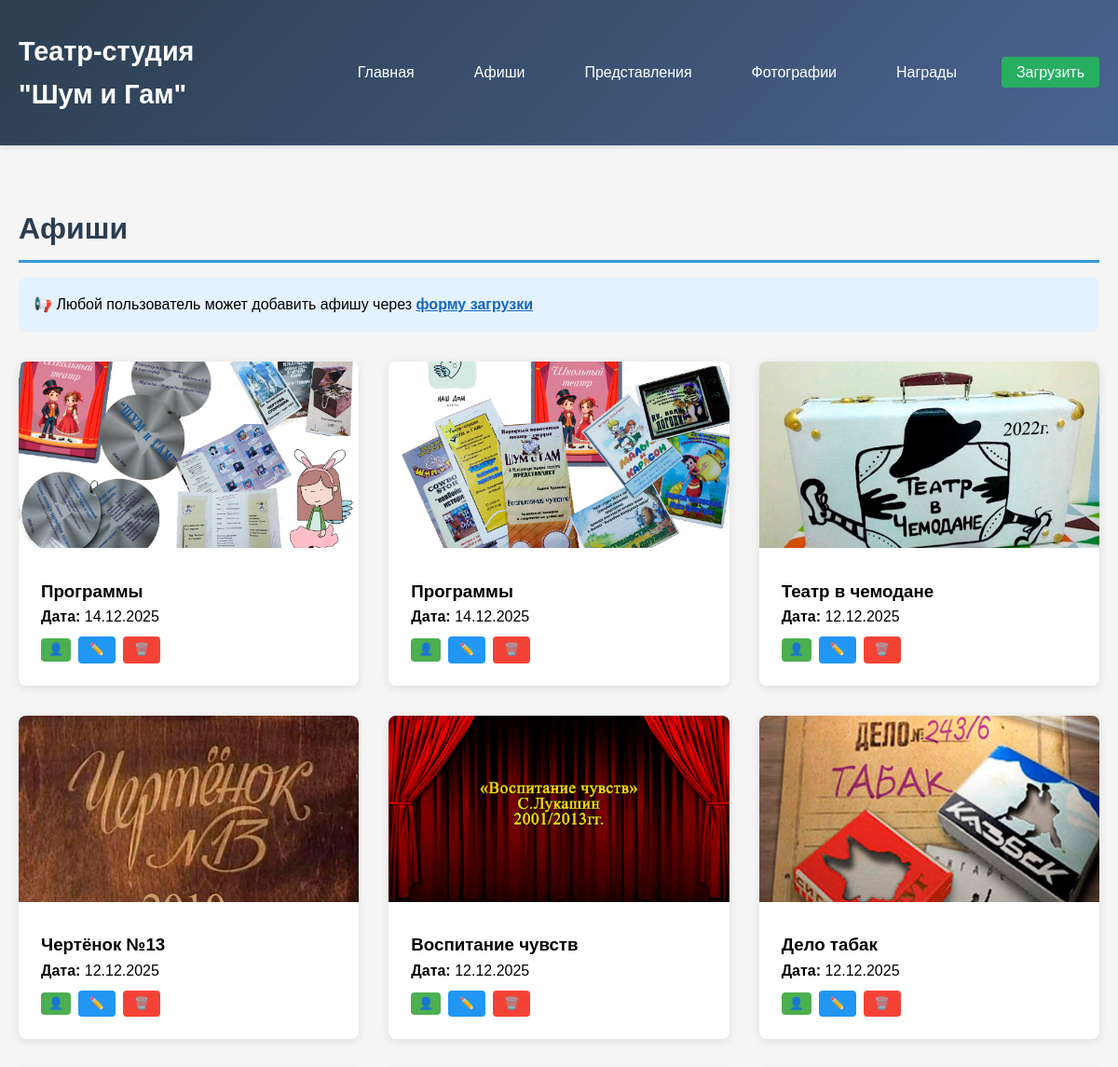
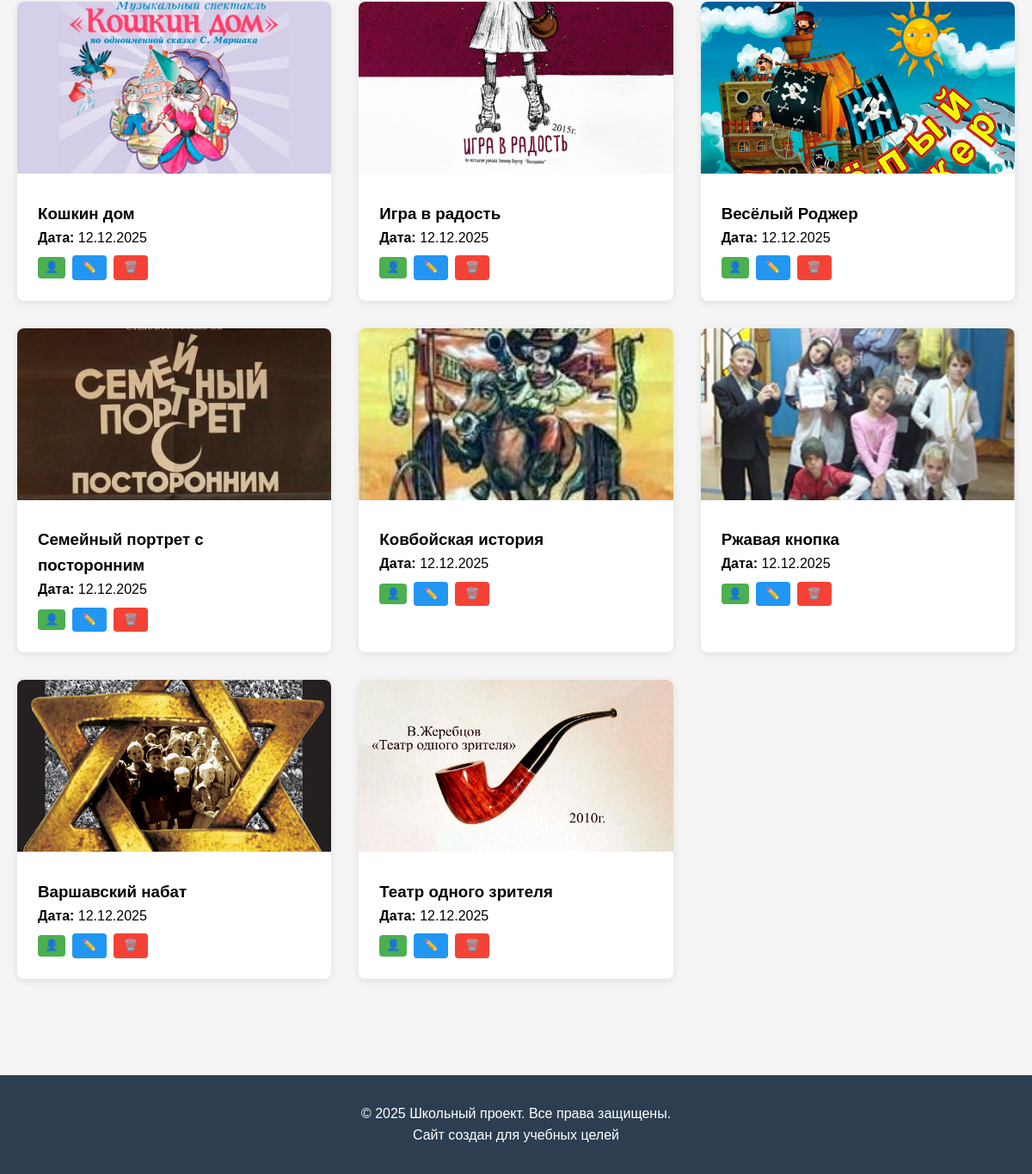
The app's page /posters/ with its own data (2 pictures, top to bottom).
### culture/models.py (models this page shows, shortened)
class UserUpload(models.Model):
    TYPE_CHOICES = [
        ('photo', 'Фотография'),
        ('video', 'Видео'),
        ('poster', 'Афиша'),
        ('award', 'Награда'),
    ]
    upload_type = models.CharField(max_length=10, choices=TYPE_CHOICES)
    title = models.CharField(max_length=200)
    description = models.TextField(blank=True)
    category = models.ForeignKey(Category, on_delete=models.SET_NULL, null=True, blank=True)
    image = models.ImageField(upload_to='user_uploads/images/', blank=True, null=True)
    video = models.FileField(upload_to='user_uploads/videos/', blank=True, null=True)
    youtube_url = models.URLField(blank=True, null=True)
    created_at = models.DateTimeField(default=timezone.now)
    def is_user_upload(self):
        return True

### culture/views.py (the view)
# urls.py: path('posters/', views.posters_list, name='posters'),
def posters_list(request):
    official_posters = Poster.objects.all().order_by('-date')
    user_posters = UserUpload.objects.filter(upload_type='poster').order_by('-created_at')
    all_posters = list(official_posters) + list(user_posters)
    return render(request, 'culture/posters.html', {'posters': all_posters})

### culture/templates/culture/posters.html (shortened to what this page needs)
{% extends 'culture/base.html' %}
{% block content %}
    <h1 class="section-title">Афиши</h1>
    <div style="background: #e3f2fd; padding: 1rem; border-radius: 8px; margin-bottom: 1rem;">
        <p style="margin: 0;">📢 Любой пользователь может добавить афишу через <a href="{% url 'upload' %}" style="color: #1565c0; font-weight: bold;">форму загрузки</a></p>
    </div>
    <div class="grid">
        {% for poster in posters %}
        <div class="card">
            {% if poster.image %}
            <img src="{{ poster.image.url }}" alt="{{ poster.title }}">
            {% endif %}
            <div class="card-content">
                <h3>{{ poster.title }}</h3>
                <p><strong>Дата:</strong>
                    {% if poster.date %}
                        {{ poster.date }}
                    {% else %}
                        {{ poster.created_at|date:"d.m.Y" }}
                    {% endif %}
                </p>
                {% if poster.is_user_upload %}
                <div style="display: flex; gap: 0.5rem; align-items: center; margin-top: 0.5rem;">
                    <span style="background: #4caf50; color: white; padding: 2px 8px; border-radius: 4px; font-size: 0.8rem;">
                        👤
                    </span>
                    <a href="{% url 'edit_upload' poster.pk %}" style="background: #2196f3; color: white; padding: 0.25rem 0.75rem; border-radius: 4px; font-size: 0.8rem; text-decoration: none;">
                        ✏️
                    </a>
                    <a href="{% url 'delete_upload' poster.pk %}" style="background: #f44336; color: white; padding: 0.25rem 0.75rem; border-radius: 4px; font-size: 0.8rem; text-decoration: none;">
                        🗑️
                    </a>
                </div>
                {% endif %}
            </div>
        </div>
        {% empty %}
        <p>Афиш пока нет.</p>
        {% endfor %}
    </div>
{% endblock %}

### culture/templates/culture/base.html (style rules this page uses)
* { margin: 0; padding: 0; box-sizing: border-box; }
body { font-family: 'Arial', sans-serif; line-height: 1.6; background-color: #f5f5f5; }
.section-title { color: #2c3e50; margin: 2rem 0 1rem; padding-bottom: 0.5rem; border-bottom: 3px solid #3498db; }
.grid { display: grid; grid-template-columns: repeat(auto-fill, minmax(300px, 1fr)); gap: 2rem; margin: 2rem 0; }
.card { background: white; border-radius: 8px; overflow: hidden; box-shadow: 0 2px 10px rgba(0,0,0,0.1); transition: transform 0.3s; }
.card img { width: 100%; height: 200px; object-fit: cover; }
.card-content { padding: 1.5rem; position: relative; }

### records on screen
UserUpload: image (picture), title "Программы", created_at "14.12.2025"
UserUpload: image (picture), title "Программы", created_at "14.12.2025"
UserUpload: image (picture), title "Театр в чемодане", created_at "12.12.2025"
UserUpload: image (picture), title "Чертёнок №13", created_at "12.12.2025"
UserUpload: image (picture), title "Воспитание чувств", created_at "12.12.2025"
UserUpload: image (picture), title "Дело табак", created_at "12.12.2025"
UserUpload: image (picture), title "Кошкин дом", created_at "12.12.2025"
UserUpload: image (picture), title "Игра в радость", created_at "12.12.2025"
UserUpload: image (picture), title "Весёлый Роджер", created_at "12.12.2025"
UserUpload: image (picture), title "Семейный портрет с посторонним", created_at "12.12.2025"
UserUpload: image (picture), title "Ковбойская история", created_at "12.12.2025"
UserUpload: image (picture), title "Ржавая кнопка", created_at "12.12.2025"
UserUpload: image (picture), title "Варшавский набат", created_at "12.12.2025"
UserUpload: image (picture), title "Театр одного зрителя", created_at "12.12.2025"
